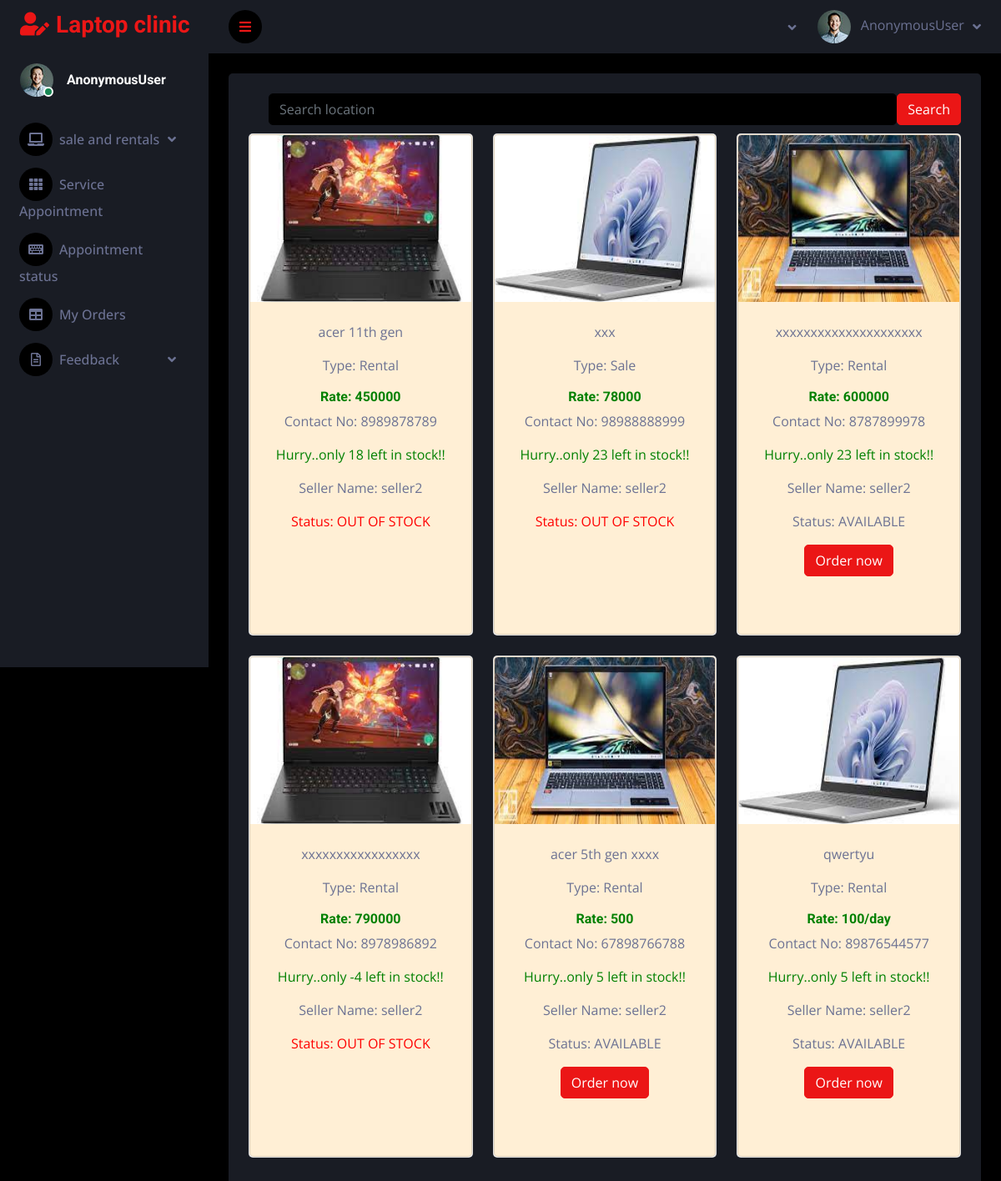
/cus_view_items, run on the app's committed database.
### service_app/models.py (models this page shows)
class Sales_add(models.Model):
    data= [
        ('Laptop', 'Laptop'),
        ('Tablets', 'Tablets'),
    ]
    TYPE = [
        ('Sale', 'Sale'),
        ('Rental', 'Rental'),
    ]
    user = models.ForeignKey(Login_view, on_delete=models.CASCADE)
    item = models.CharField(max_length=50, choices=data)
    type = models.CharField(max_length=50, choices=TYPE)
    location = models.CharField(max_length=50)
    description= models.TextField()
    rate = models.CharField(max_length=10)
    contact_no = models.CharField(max_length=100)
    pic = models.FileField(upload_to='pic/')
    status1 = models.BooleanField(default=0)
    quantity = models.IntegerField(default=0)

class Login_view(AbstractUser):
    is_customer = models.BooleanField(default=False)
    is_seller = models.BooleanField(default=False)

### service_app/customer_views.py (the view)
# urls.py: path('cus_view_items',customer_views.cus_view_items,name='cus_view_items'),
def cus_view_items(request):
    data=Sales_add.objects.all()
    placeFilter = PlaceFilter(request.GET, queryset=data)
    data = placeFilter.qs
    return render(request,'customer/cus_items.html',{'data':data,"placeFilter":placeFilter})

### templates/customer/cus_items.html (shortened to what this page needs)
{% extends 'customer_dash.html' %}
{% block content %}
<div class="row">
    <form method="get" class="form-inline search-form">
        <div class="d-none d-md-flex ms-4">
            {{ placeFilter.form }}
            <br>
            <button class="btn btn-primary mr-2" type="submit">Search</button>
        </div>
    </form>
    {% for sales_rental in data %}
        <div class="col-md-4 mb-4">
            <div class="card ">
                <div class="card custom-card" style="height:600px">
                    <img src="{{ sales_rental.pic.url }}" height="200px" class="card-img-top" alt="Product Image">
                    <div class="card-body">
                        <p class="card-text">{{ sales_rental.description }}</p>
                        <p>Type: {{ sales_rental.get_type_display }}</p>
                        <h6 style="color: green;">
                            Rate: {{sales_rental.rate}}
                        </h6>
                        <p>Contact No: {{ sales_rental.contact_no }}</p>
                        <p style="color: green;" >Hurry..only {{ sales_rental.quantity }} left in stock!! </p>
                        <p>Seller Name: {{ sales_rental.user }}</p>
                        {% if sales_rental.status1 == 0 %}
                            <p>Status: AVAILABLE</p>
                        {% elif sales_rental.status1 == 1 %}
                            <p style="color: red;">Status: OUT OF STOCK</p>
                        {% endif %}
                        {% if sales_rental.status1 == 0 %}
                        <a type='button' href="{% url 'Add_to_cart' sales_rental.id %}" class="btn btn-primary">Order now</a>
                           {% endif %}
                    </div>
                </div>
            </div>
        </div>
    {% endfor %}
</div>
{% endblock %}

### static/dash/dash/css/style.css (style rules this page uses)
:root { --primary: #EB1616; --secondary: #191C24; --light: #6C7293; --dark: #000000; }
.btn { transition: .5s; }

### templates/customer/cus_items.html (style rules this page uses)
.custom-card { background-color: PapayaWhip; }
.search-form { float: right; margin-bottom: 10px; }

### data on the page
Sales_add: pic (picture), description "acer 11th gen", type "Rental", rate "450000", contact_no "8989878789", quantity "18", user "seller2", status1 "Status: OUT OF STOCK"
Sales_add: pic (picture), description "xxx", type "Sale", rate "78000", contact_no "98988888999", quantity "23", user "seller2", status1 "Status: OUT OF STOCK"
Sales_add: pic (picture), description "xxxxxxxxxxxxxxxxxxxxx", type "Rental", rate "600000", contact_no "8787899978", quantity "23", user "seller2", status1 "Status: AVAILABLE"
Sales_add: pic (picture), description "xxxxxxxxxxxxxxxxx", type "Rental", rate "790000", contact_no "8978986892", quantity "-4", user "seller2", status1 "Status: OUT OF STOCK"
Sales_add: pic (picture), description "acer 5th gen xxxx", type "Rental", rate "500", contact_no "67898766788", quantity "5", user "seller2", status1 "Status: AVAILABLE"
Sales_add: pic (picture), description "qwertyu", type "Rental", rate "100/day", contact_no "89876544577", quantity "5", user "seller2", status1 "Status: AVAILABLE"

### other printed values
{{ request.user }} "AnonymousUser"
